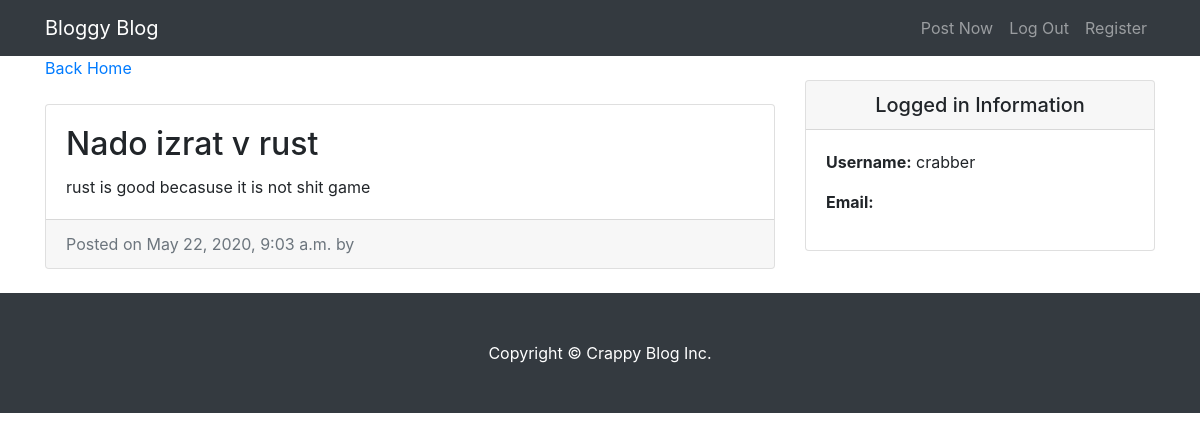
The page /entry/4/ (signed in) on the database its author committed.
### entries/models.py (models this page shows, shortened)
class Entry(models.Model):
    entry_title = models.CharField(max_length=50)
    entry_text = models.TextField()
    entry_date = models.DateTimeField(auto_now_add=True)
    entry_auther = models.ForeignKey(User,on_delete=models.CASCADE,null = True)
    class Meta:
        verbose_name_plural = "entries"

### entries/views.py (the view)
# urls.py: path('entry/<int:pk>/', EntryView.as_view(), name = "entry-detail"),
class EntryView(LoginRequiredMixin, DetailView):
    model = Entry
    template_name = 'entries/entry_detail.html'

### entries/templates/entries/entry_detail.html (shortened to what this page needs)
{% extends "entries/base.html" %}
 {% block content %}
      <div class="col-md-8">
      <a href="{% url 'blog-home' %}"> Back Home</a>
        <div class="card mb-4 mt-4">
          <div class="card-body">
            <h2 class="card-title">{{ object.entry_title}}</h2>
            <p class="card-text">{{object.entry_text}}</p>
          </div>
          <div class="card-footer text-muted">
            Posted on {{ object.entry_date}} by
          </div>
        </div>
      </div>
      {% endblock%}

### entries/templates/entries/base.html (shortened to what this page needs)
{% load static %}
<!DOCTYPE html>
<html lang="en">
<head>
  <link href="{% static 'entries/vendor/bootstrap/css/bootstrap.min.css' %}" rel="stylesheet">
  <link href="{% static 'entries/css/blog-home.css' %}" rel="stylesheet">
</head>
<body>
  <nav class="navbar navbar-expand-lg navbar-dark bg-dark fixed-top">
    <div class="container">
      <a class="navbar-brand" href="/"> Bloggy Blog</a>
      <div class="collapse navbar-collapse" id="navbarResponsive">
        <ul class="navbar-nav ml-auto">
          <li class="nav-item">
            <a class="nav-link" href="/create_entry">Post Now</a>
          </li>
          <li class="nav-item">
            <a class="nav-link" href="{% url 'logout' %}">Log Out</a>
          </li>
          <li class="nav-item">
            <a class="nav-link" href="/users/register">Register</a>
          </li>
        </ul>
      </div>
    </div>
  </nav>
  <div class="container">
    <div class="row">
    {% block content %} {% endblock%}
    <div class="col-md-4">
      <div class="card my-4">
          <h5 class="card-header text-center">Logged in Information</h5>
          <div class="card-body">
            <ul class="list-unstyled mb-0">
                <li>
                    <p> <strong>Username:</strong> {{user.username}} </p>
                </li>
                <li>
                    <p> <strong>Email:</strong> {{user.email}}</p>
                </li>
            </ul>
          </div>
        </div>
      </div>
    </div>
  </div>
  <footer class="py-5 bg-dark">
    <div class="container">
      <p class="m-0 text-center text-white">Copyright &copy; Crappy Blog Inc.</p>
    </div>
  </footer>
</body>
</html>

### entries/static/entries/css/blog-home.css (style rules this page uses)
body { padding-top: 56px; }

### rows shown on the page
Entry: entry_title "Nado izrat v rust", entry_text "rust is good becasuse it is not shit game", entry_date "May 22, 2020, 9:03 a.m."

### other values the page prints
{{ user.username }} "crabber"
